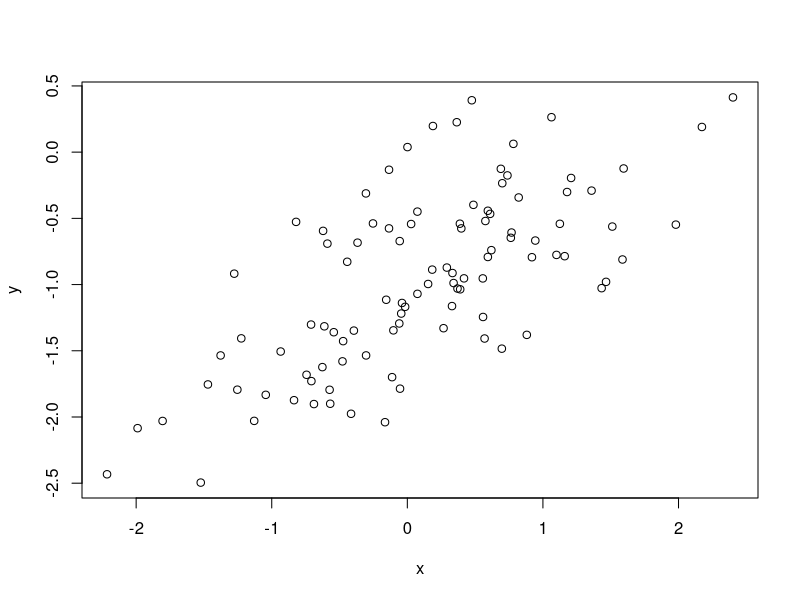
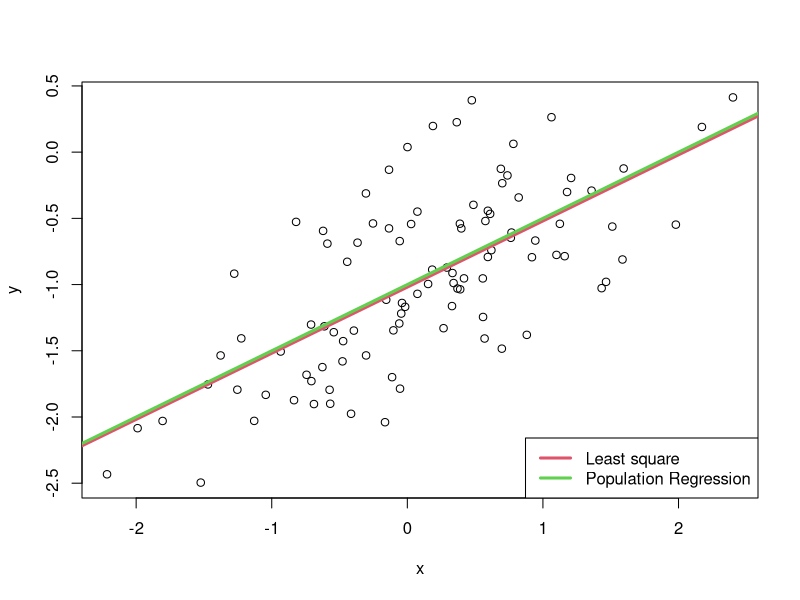
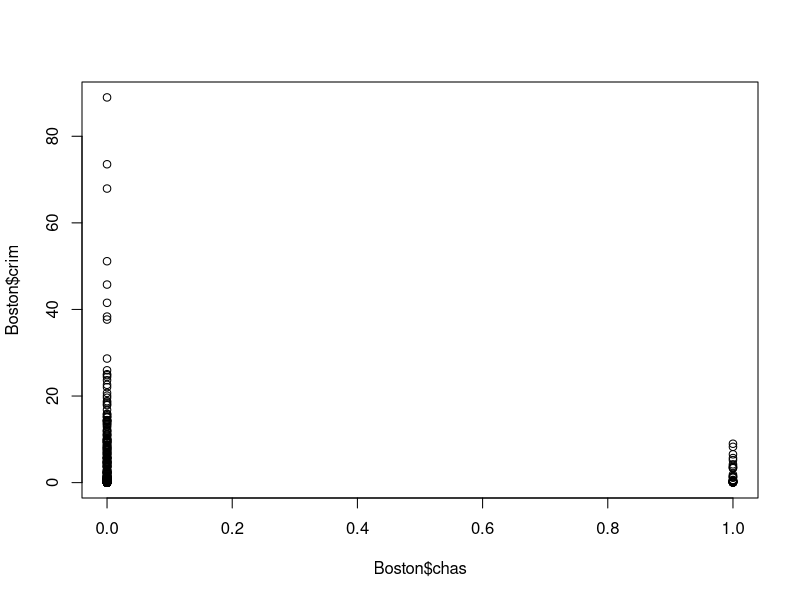
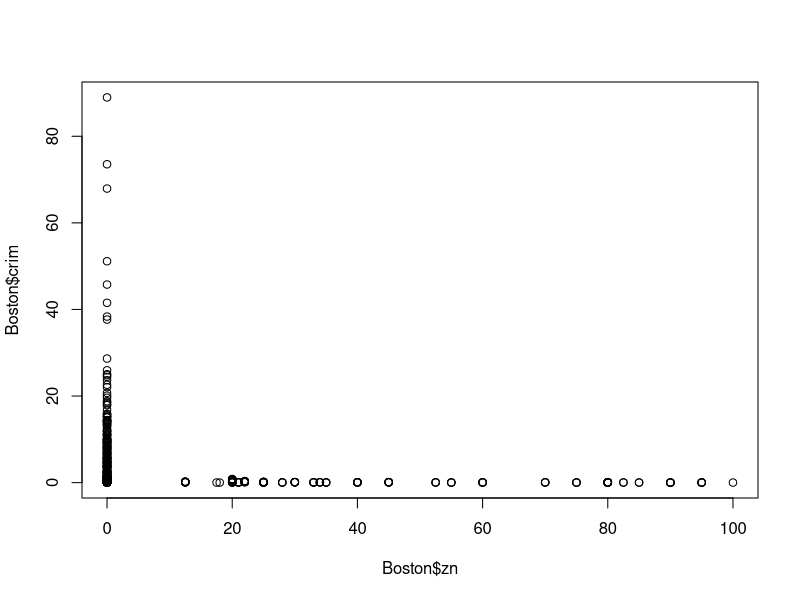
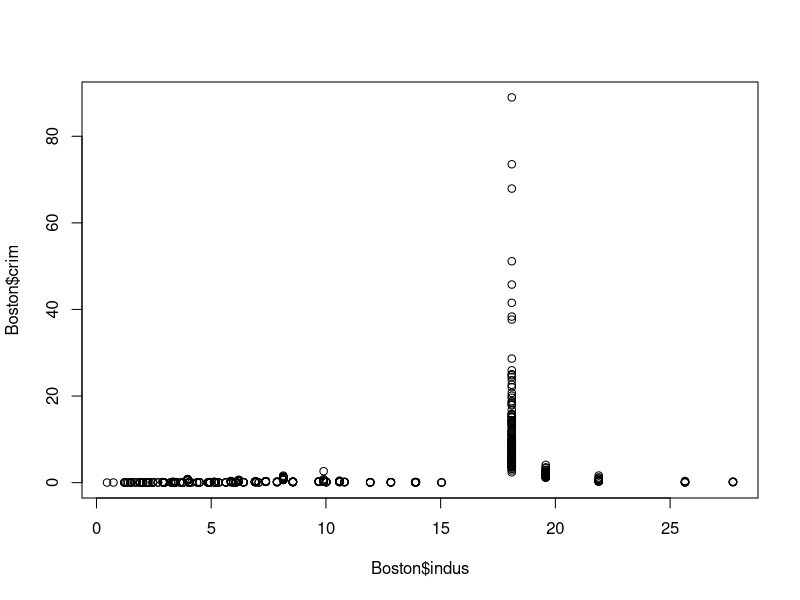

Generate these figures, in order, with R:
## ---- chunk 1
knitr::opts_chunk$set(echo = TRUE)
## ---- chunk 2
set.seed(1)
x <- rnorm(100)
## ---- chunk 3
eps <- rnorm(100, sd = sqrt(0.25))
## ---- chunk 4
y <- -1 + 0.5 * x + eps
length(y)
## ---- chunk 5
plot(x,y)

## ---- chunk 6
fit <- lm(y ~ x)
summary(fit)
## ---- chunk 7
plot(x, y)
abline(fit, col = 2,lwd = 3)
abline(-1, 0.5, col = 3,lwd = 3)
legend("bottomright", c("Least square", "Population Regression"), col = c(2, 3), lwd = 3)
## ---- chunk 8
library(MASS)
attach(Boston)
Boston
## ---- chunk 9
# 1
fit_zn <- lm(crim ~ zn)
summary(fit_zn)
## ---- chunk 10
# 2
fit_indus <- lm(crim ~ indus)
summary(fit_indus)
## ---- chunk 11
# 3
chas <- as.factor(chas)
fit_chas <- lm(crim ~ chas)
summary(fit_chas)
## ---- chunk 12
# 4
fit_nox <- lm(crim ~ nox)
summary(fit_nox)
## ---- chunk 13
# 5
fit_rm <- lm(crim ~ rm)
summary(fit_rm)
## ---- chunk 14
# 6
fit_age <- lm(crim ~ age)
summary(fit_age)
## ---- chunk 15
# 7
fit_dis <- lm(crim ~ dis)
summary(fit_dis)
## ---- chunk 16
# 8
fit_rad <- lm(crim ~ rad)
summary(fit_rad)
## ---- chunk 17
# 9
fit_tax <- lm(crim ~ tax)
summary(fit_tax)
## ---- chunk 18
# 10
fit_ptratio <- lm(crim ~ ptratio)
summary(fit_ptratio)
## ---- chunk 19
# 11
fit_black <- lm(crim ~ black)
summary(fit_black)
## ---- chunk 20
# 12
fit_lstat <- lm(crim ~ lstat)
summary(fit_lstat)
## ---- chunk 21
# 13
fit_medv <- lm(crim ~ medv)
summary(fit_medv)
## ---- chunk 22
plot(Boston$crim ~ Boston$chas)
plot(Boston$crim ~ Boston$zn)
plot(Boston$crim ~ Boston$indus)
## ---- chunk 23
fit_all <- lm(crim ~ ., data = Boston)
summary(fit_all)
